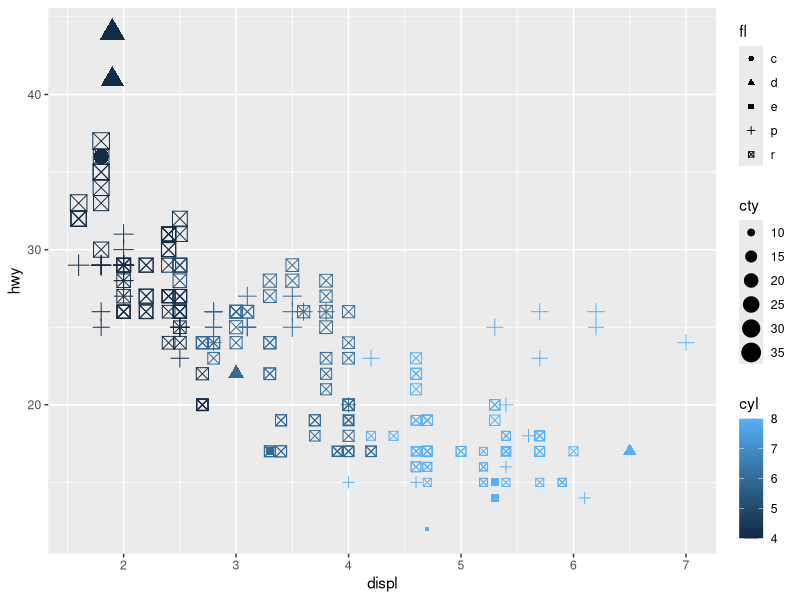
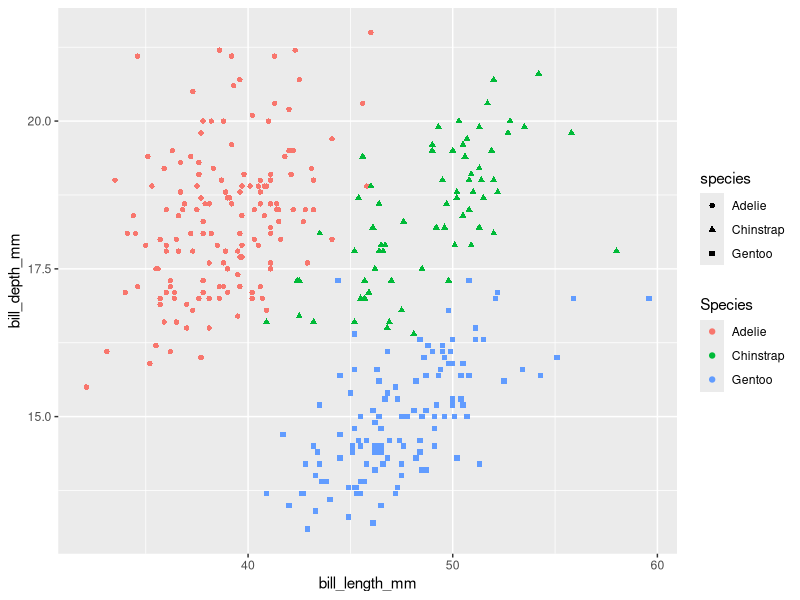
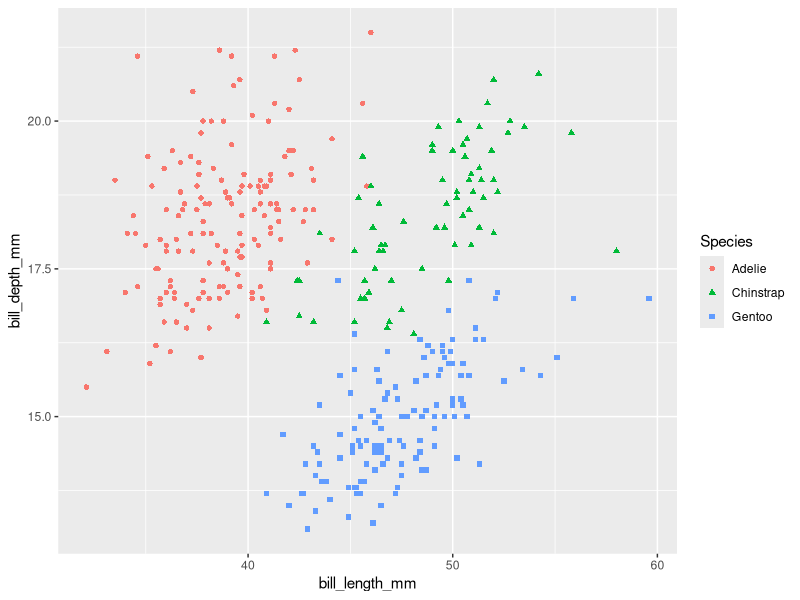

Reproduce these figures in R, in order.
## ---- chunk 1
library(tidyverse)
library(palmerpenguins)
## ---- chunk 2
glimpse(mpg)
## ---- chunk 3
str(mpg)
## ---- chunk 4
ggplot(data = mpg) +
  geom_point(mapping = aes(x = displ, y = hwy, colour = cyl, size = cty, shape = fl))
## ---- chunk 5
ggplot(
  data = penguins,
  mapping = aes(
    x = bill_length_mm, y = bill_depth_mm, 
    color = species, shape = species
  )
) +
  geom_point() +
  labs(color = "Species")
## ---- chunk 6
ggplot(
  data = penguins,
  mapping = aes(
    x = bill_length_mm, y = bill_depth_mm, 
    color = species, shape = species
  )
) +
  geom_point() +
  labs(color = "Species", shape = "Species")
